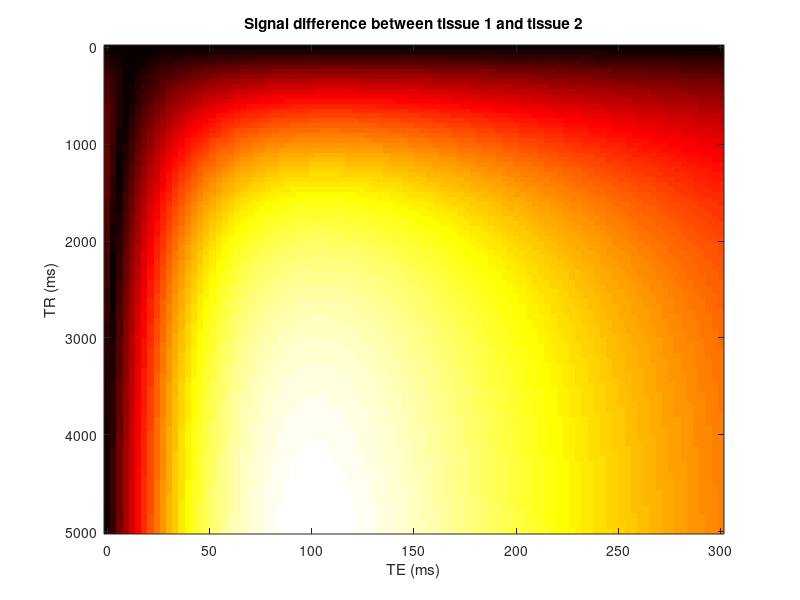
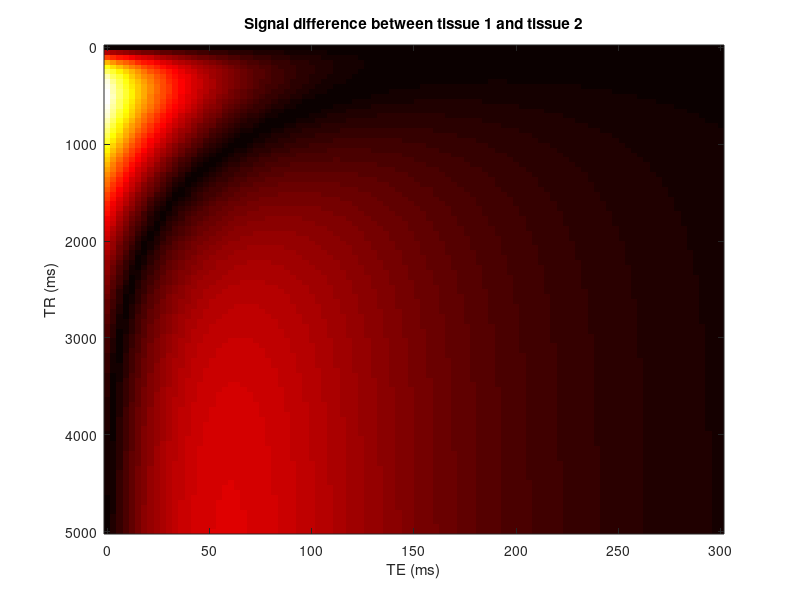

These charts were generated, in order, by the following MATLAB code:
set(0, 'DefaultFigureRenderer', 'painters');
%% Exercise 9.1a
clear
M0 = 1; %equal for both tissue

%Tissue 1:
T1_1 = 900;
T2_1 = 50;

%Tissue 2:
T1_2 = 1100;
T2_2 = 250;

%TR and TE's to check:
TR = linspace(0,5000,100);
TE = linspace(0,300,100);

for i=1:length(TR)
    for j=1:length(TE)
        SI_1(i,j) = M0 * (1-exp(-TR(i)/T1_1)) .* exp(-TE(j)/T2_1);
        SI_2(i,j) = M0 * (1-exp(-TR(i)/T1_2)) .* exp(-TE(j)/T2_2);
        SI_diff(i,j) = abs(SI_1(i,j)-SI_2(i,j));
    end
end

figure
imagesc(TE,TR,SI_diff)
xlabel('TE (ms)')
ylabel('TR (ms)')
title('Signal difference between tissue 1 and tissue 2')
colormap(hot)
%% Exercise 9.1b
clear
M0 = 1; %equal for both tissue

%Tissue 1:
T1_1 = 300;
T2_1 = 50;

%Tissue 2:
T1_2 = 900;
T2_2 = 70;

%TR and TE's to check:
TR = linspace(0,5000,100);
TE = linspace(0,300,100);

for i=1:length(TR)
    for j=1:length(TE)
        SI_1(i,j) = M0 * (1-exp(-TR(i)/T1_1)) .* exp(-TE(j)/T2_1);
        SI_2(i,j) = M0 * (1-exp(-TR(i)/T1_2)) .* exp(-TE(j)/T2_2);
        SI_diff(i,j) = abs(SI_1(i,j)-SI_2(i,j));
    end
end

figure
imagesc(TE,TR,SI_diff)
xlabel('TE (ms)')
ylabel('TR (ms)')
title('Signal difference between tissue 1 and tissue 2')
colormap(hot)